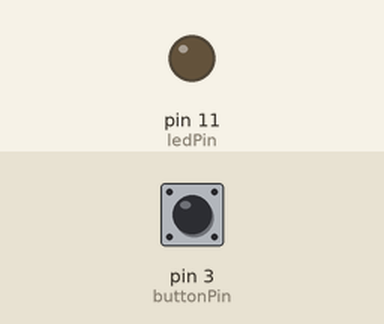
This sketch was run on a simulated Arduino Uno, built with avr-gcc and run on an emulated ATmega328P. Parts: output pins drawn as LEDs (lit = HIGH). Inputs (shaded band) come from the test bench; at power-on: pin 3 (buttonPin) LOW.

Above: at 1.2 s.
1.3 s: pin 3 (buttonPin) pulled HIGH for 0.15 s
At 1.46 s:
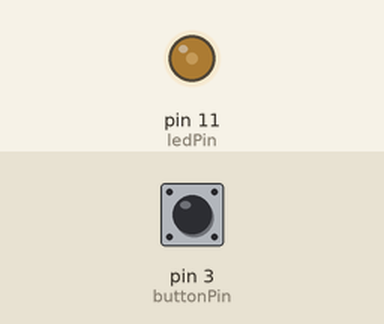
3.3 s: pin 3 (buttonPin) pulled HIGH for 1 s
At 3.76 s:
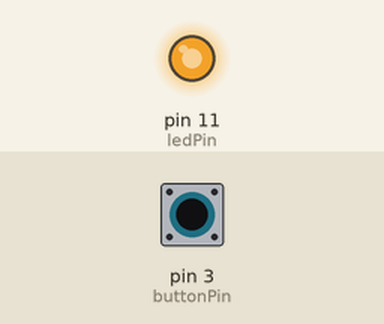
5.8 s: pin 3 (buttonPin) pulled HIGH for 3.2 s
At 7.16 s:
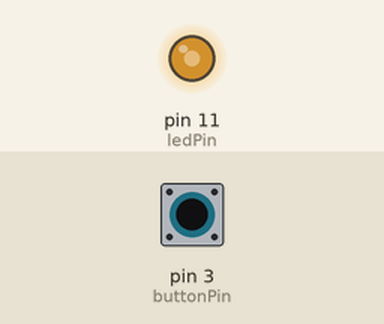
Timing chart, 0 to 10.9 s (numbered marks = the images above; inputs shaded):
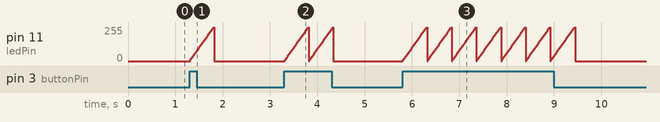

Measured:
- after the input at 1.3 s, pin 11 (ledPin): rises from 0/255 to 255/255 in 0.50 s, then falls to 0/255 in 0.01 s
- after the input at 3.3 s, pin 11 (ledPin): ramps from 0/255 to 255/255 and jumps back, once every 0.52 s
- after the input at 5.8 s, pin 11 (ledPin): ramps from 0/255 to 255/255 and jumps back, once every 0.52 s

The sketch:

ch08_3.ino
```cpp
int buttonPin = 3;
int ledPin = 11;

void setup() {
  pinMode(buttonPin, INPUT);
  pinMode(ledPin, OUTPUT);
}

void loop() {
  if (digitalRead(buttonPin) == HIGH) {
    for (int i = 0; i <= 255; i = i + 5) {
      analogWrite(ledPin, i);
      delay(10);
    }
  } else {
    analogWrite(ledPin, 0);
  }
}
```
